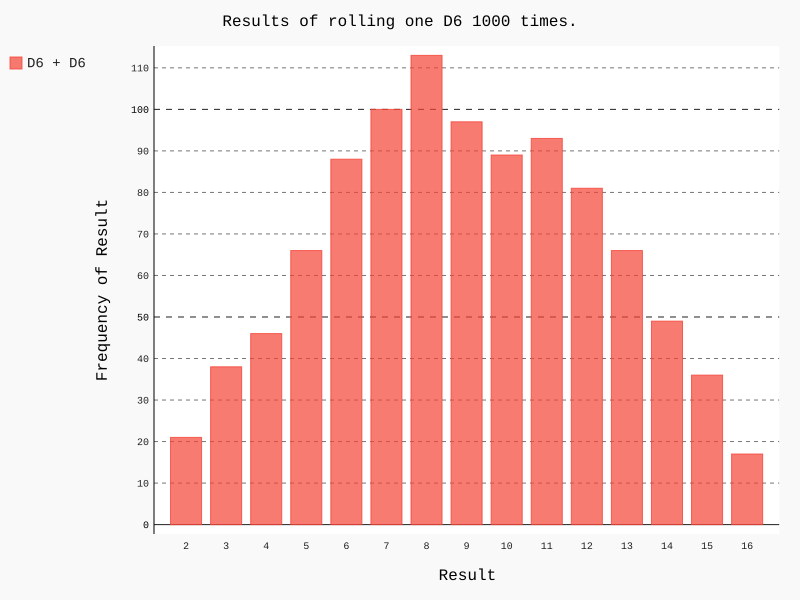

The Python source for this figure:
#!/usr/bin/env python3
# -*- coding: utf-8 -*-
"""
Created on Tue May  7 12:45:24 2019

@author: allen
"""
import pygal
from die import Die

#Create two D6 dice.
die_1 = Die()
die_2 = Die(10)

#Make some rolls, and store results in a list
results = []
for roll_num in range(1000):
    result = die_1.roll() + die_2.roll()
    results.append(result)
    
# sort with dictionary
frequency = dict()
for num in range(len(results)):          
    frequency[results[num]] = frequency.get(results[roll_num], 0) + 1
    
print(sorted(frequency.items()))

frequencies = []
max_result = die_1.num_sides + die_2.num_sides
for value in range(2, max_result+1):
    frequency1 = results.count(value)
    frequencies.append(frequency1)
print(frequencies)

#Visualize the results.
hist = pygal.Bar()
hist.title = "Results of rolling one D6 1000 times."

values = sorted(frequency.keys())
hist.x_labels = values # map(str, values)
#hist.x_lables = ['2', '3', '4', '5', '6', '7', '8', '9', '10', '11', '12']
hist.x_title = "Result"
hist.y_title = "Frequency of Result"

hist.add('D6 + D6', frequencies)
hist.render_to_file('die_visual.svg')
